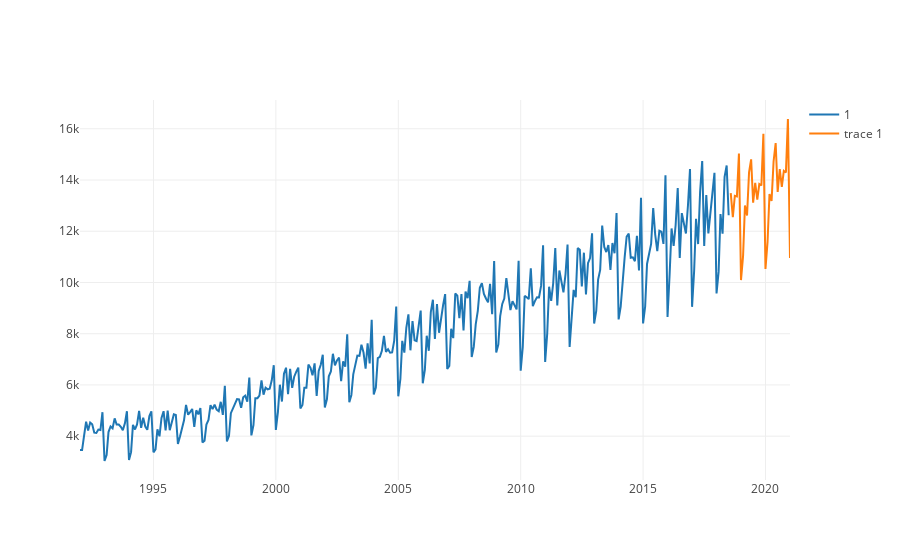

Notebook source saved alongside this figure:
### Code cell
plotting.plot_multiple_ts(ts, preds)
